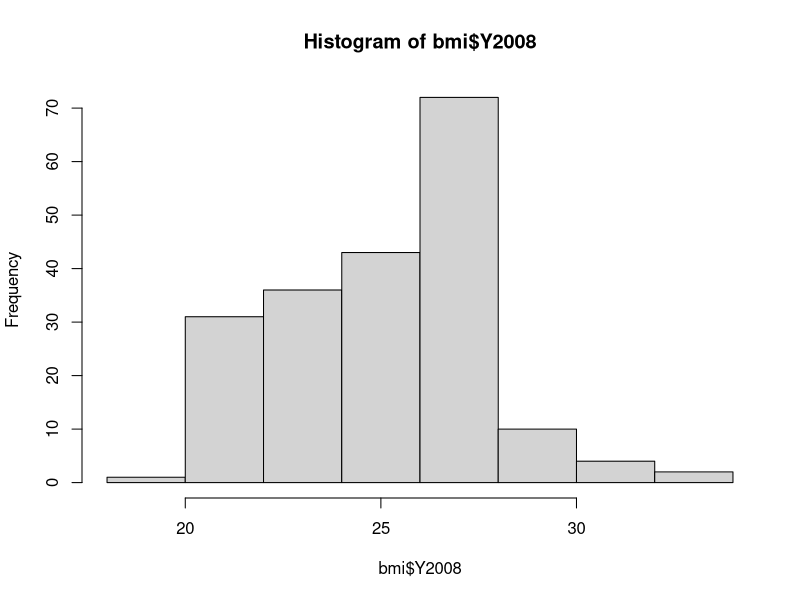
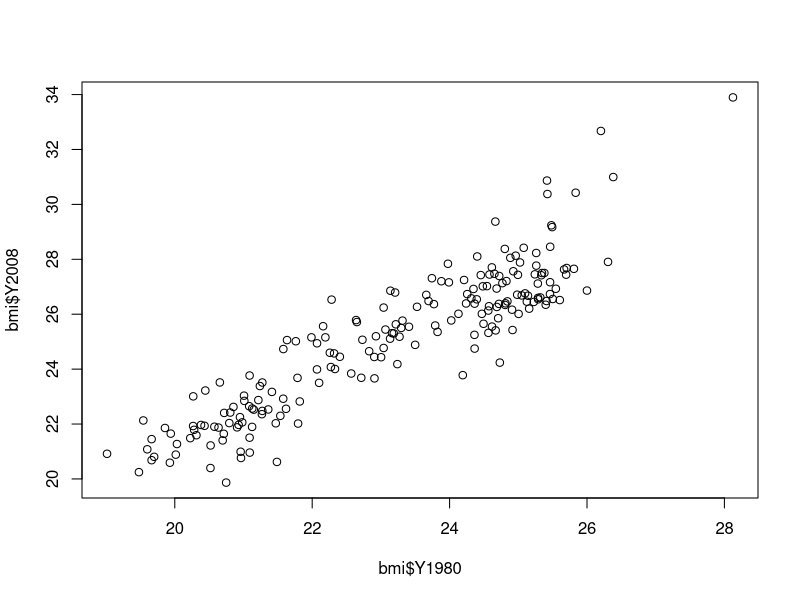

Generate these figures, in order, with R:
## ---- chunk 1
bmi <- read.csv("bmi_clean.csv")

#Vemos que clase de variable es bmi
class(bmi)

#Vemos las dimensiones de bmi
dim(bmi)

#Vemos los nombres de las columnas
names(bmi)
## ---- chunk 2
#Hacemos uso de la función str con nuestros datos
str(bmi)

#Hacemos uso de la función glimpse
library(dplyr)
glimpse(bmi)

#Hacemos un summary
summary(bmi)
## ---- chunk 3
#Hacemos uso de la función head()
head(bmi)

#Hacemos uso de head() con n= 10
head(bmi, n= 10)

#Hacemos uso de tail
tail(bmi)

#Hacemos uso de tail con n= 8
tail(bmi, n= 8)
## ---- chunk 4
#Nos creamos un histograma para el año 2008
hist(bmi$Y2008)

#Hacemos un scatter con el bmi de 1980 y 2008
plot(bmi$Y1980, bmi$Y2008)
